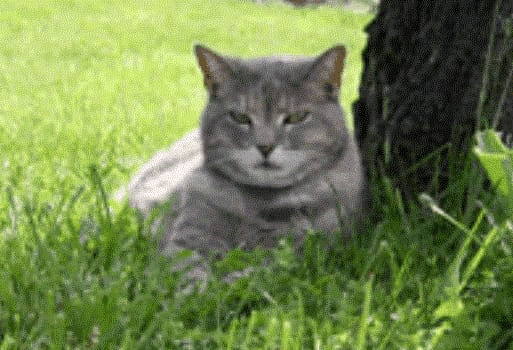
#> input picture Assignment7/cat.gif, 513 x 350 px
$ python qn7.py
#> lines starting #> are read from the running program, lines starting #| are printed output that depends on the picture
# [5 lines of commented-out code are left out]


from PIL import Image,ImageFilter
img=Image.open("cat.gif")
#> img is the input picture: PIL image 513x350 P; mean R, G, B 113.3, 130.8, 77.4
img=img.convert("RGB")
img=img.filter(ImageFilter.GaussianBlur(radius=5))
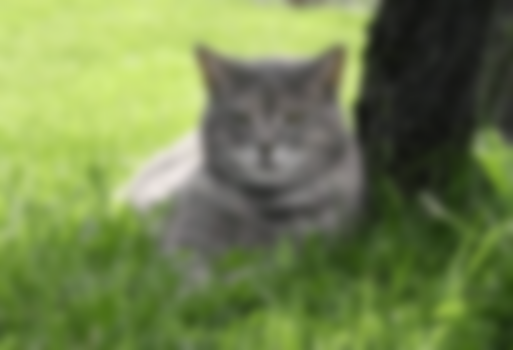
#> img: PIL image 513x350 RGB; mean R, G, B 113.3, 130.8, 77.4
img.save("blurred.gif")
